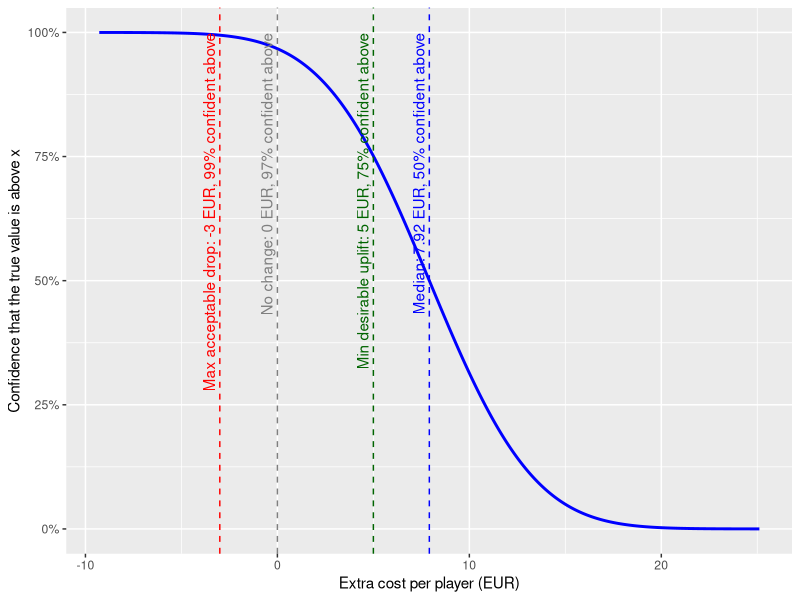

Reproduce this figure in R.
## ---- chunk 1
knitr::opts_chunk$set(echo = TRUE, message = FALSE, warning = FALSE)
library(ggplot2)
## ---- chunk 2
# Greece, full cost per player (EUR), 1-22 Nov, as reported by the current system
est <- 7.92
lo  <- -0.51   # 95% interval, lower
hi  <- 16.34   # 95% interval, upper
p   <- 0.066   # reported p-value

max_drop   <- -3   # maximum acceptable drop (EUR)
min_uplift <-  5   # minimum desirable uplift (EUR)
## ---- chunk 3
mid   <- (lo + hi) / 2
se    <- (hi - lo) / (2 * qnorm(0.975))
z     <- mid / se
p_int <- 2 * pnorm(-abs(z))

data.frame(
  quantity = c("estimate", "p-value"),
  reported = c(est, p),
  from_interval = c(mid, p_int)
)
## ---- chunk 4
x     <- seq(mid - 4 * se, mid + 4 * se, length.out = 500)
curve <- data.frame(x = x, conf = 1 - pnorm(x, mid, se))

marks <- data.frame(
  name = c("Max acceptable drop", "No change", "Min desirable uplift", "Median"),
  x    = c(max_drop, 0, min_uplift, mid)
)
marks$conf  <- 1 - pnorm(marks$x, mid, se)
marks$label <- sprintf("%s: %.3g EUR, %.0f%% confident above", marks$name, marks$x, 100 * marks$conf)

cols <- c("Max acceptable drop" = "red", "No change" = "grey50", "Min desirable uplift" = "darkgreen", "Median" = "blue")

ggplot(curve, aes(x, conf)) +
  geom_line(linewidth = 1, colour = "blue") +
  geom_vline(data = marks, aes(xintercept = x, colour = name), linetype = "dashed") +
  geom_text(data = marks, aes(x = x, y = 1, label = label, colour = name),
            angle = 90, hjust = 1, vjust = -0.4, show.legend = FALSE) +
  scale_colour_manual(values = cols, guide = "none") +
  scale_y_continuous(labels = scales::percent, limits = c(0, 1)) +
  labs(x = "Extra cost per player (EUR)",
       y = "Confidence that the true value is above x")
